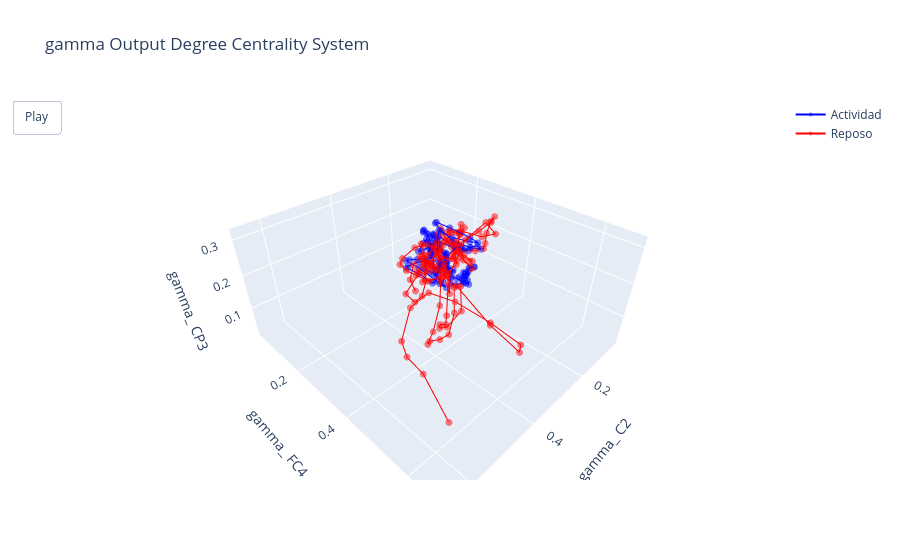

The code cell stored with this chart in its notebook:
### Code cell
band_index = 2
temp_signals = gamma_signals
act_start, act_end = act[2]
rep_start, rep_end = rep[2]
plot_3d_animation(bands, channels,  band_index, temp_signals, act_start, act_end, rep_start, rep_end)

### Figure 1 — Plotly figure (JSON) as saved in the notebook; plotly's stock layout.template omitted (floating-point values rounded to 4 significant figures; data arrays with more than 128 entries replaced by an {"elided": "..."} marker saying what was removed)
{"data": [{"line": {"color": "blue", "width": 2}, "marker": {"color": "blue", "opacity": 0.5, "size": 4}, "mode": "lines+markers", "name": "Actividad", "type": "scatter3d", "x": {"elided": "150 float values"}, "y": {"elided": "150 float values"}, "z": {"elided": "150 float values"}}, {"line": {"color": "red", "width": 2}, "marker": {"color": "red", "opacity": 0.5, "size": 4}, "mode": "lines+markers", "name": "Reposo", "type": "scatter3d", "x": {"elided": "150 float values"}, "y": {"elided": "150 float values"}, "z": {"elided": "150 float values"}}], "layout": {"scene": {"xaxis": {"title": {"text": "gamma_ C2"}}, "yaxis": {"title": {"text": "gamma_ FC4"}}, "zaxis": {"title": {"text": "gamma_ CP3"}}}, "title": {"text": "gamma Output Degree Centrality System"}, "updatemenus": [{"buttons": [{"args": [null, {"frame": {"duration": 50, "redraw": true}, "fromcurrent": true}], "label": "Play", "method": "animate"}], "showactive": false, "type": "buttons"}]}}
